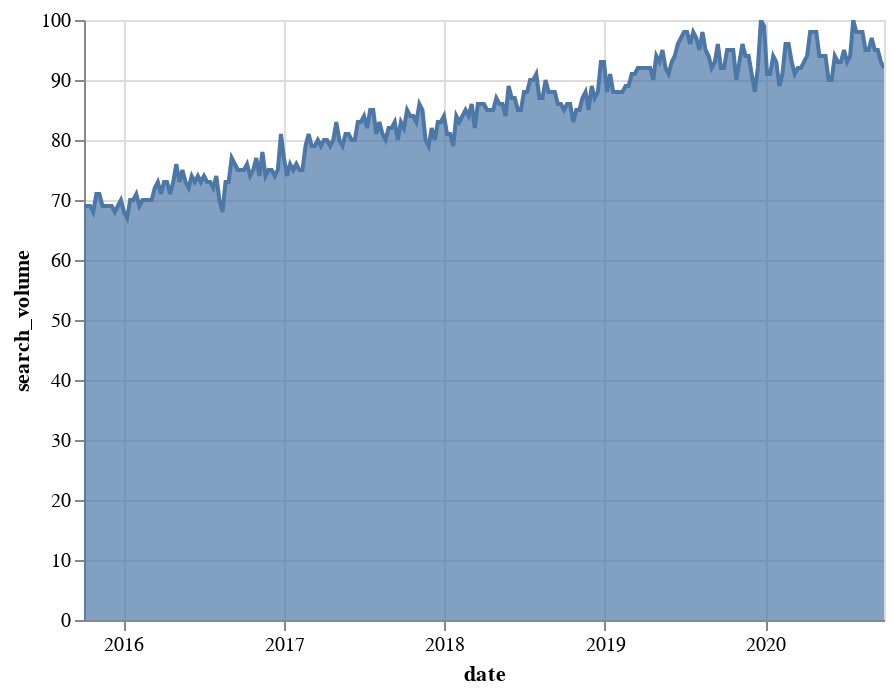

Vega-Lite specification for this chart:
### Vega-Lite specification from a JSON file in a GitHub repository (floating-point values rounded to 4 significant figures; data arrays with more than 128 entries replaced by an {"elided": "..."} marker saying what was removed)
{"config": {"view": {"continuousWidth": 400, "continuousHeight": 300}}, "data": {"name": "data-3f8d719a60160209dce66476ca5a315a"}, "mark": {"type": "area", "line": true}, "encoding": {"x": {"type": "temporal", "field": "date"}, "y": {"type": "quantitative", "field": "search_volume"}}, "selection": {"selector002": {"type": "interval", "bind": "scales", "encodings": ["x", "y"]}}, "width": "container", "$schema": "https://vega.github.io/schema/vega-lite/v4.8.1.json", "datasets": {"data-3f8d719a60160209dce66476ca5a315a": {"elided": "261 records"}}}
